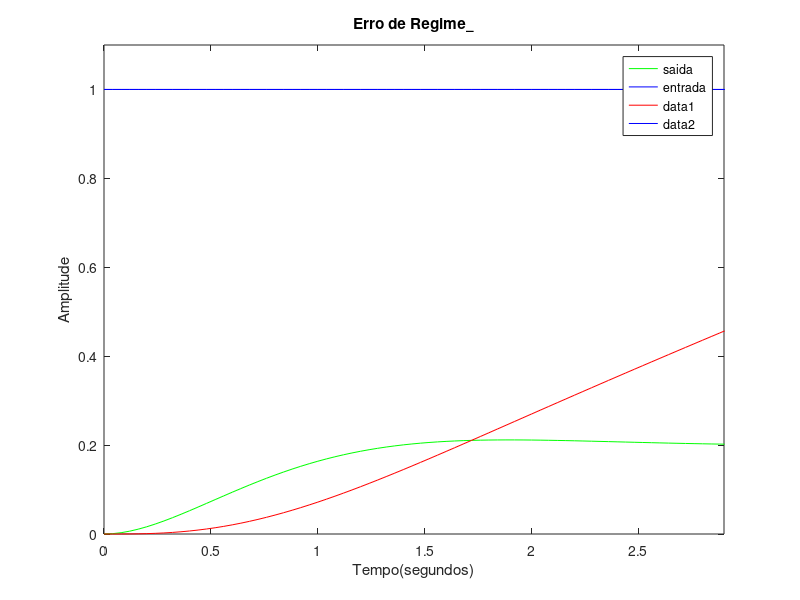

Write the MATLAB code that produced this figure.
clc; clear; close all;
pkg load control;

u1 = [1 0];
u2 = [0.5 0 0];

# Sistemas

tipo0 = tf([1],[1 3 6])
tipo1 = tf([1],[1 3 6 0])
tipo2 = tf([1 4 3],[1 3 6 0 0])

#G_closed_loop = feedback(tipo0, -1);
#G_closed_loop = feedback(tipo1, -1);
G_closed_loop = feedback(tipo0, -1);

[y,t]=step(G_closed_loop);
u=ones(size(t));
#figure(1)
plot(t,y,'g',t,u,'b')
axis([0,2.9,0,1.1])
xlabel('Tempo(segundos)')
ylabel('Amplitude')
title('Erro de Regime_')
legend('saida', 'entrada');
hold on;

G_closed_loop = feedback(tipo0, -1);
[y,t]=ramp(G_closed_loop);
u=ones(size(t));
#figure(2)
plot(t,y,'r',t,u,'b')
axis([0,2.9,0,1.1])
#xlabel('Tempo(segundoss)')
#ylabel('Amplitude')
#title('Erro de Regime_')
#legend('entrada', 'saida');

#G_closed_loop = feedback(tipo2, -1);
#[y,t]=step(G_closed_loop);
#u=ones(size(t));
#figure(3)
#plot(t,y,'y',t,u,'b')
#axis([0,2.9,0,1.1])
#xlabel('Tempo(segundoss)')
#ylabel('Amplitude')
#title('Erro de Regime_')
#legend('entrada', 'saida');
hold off;